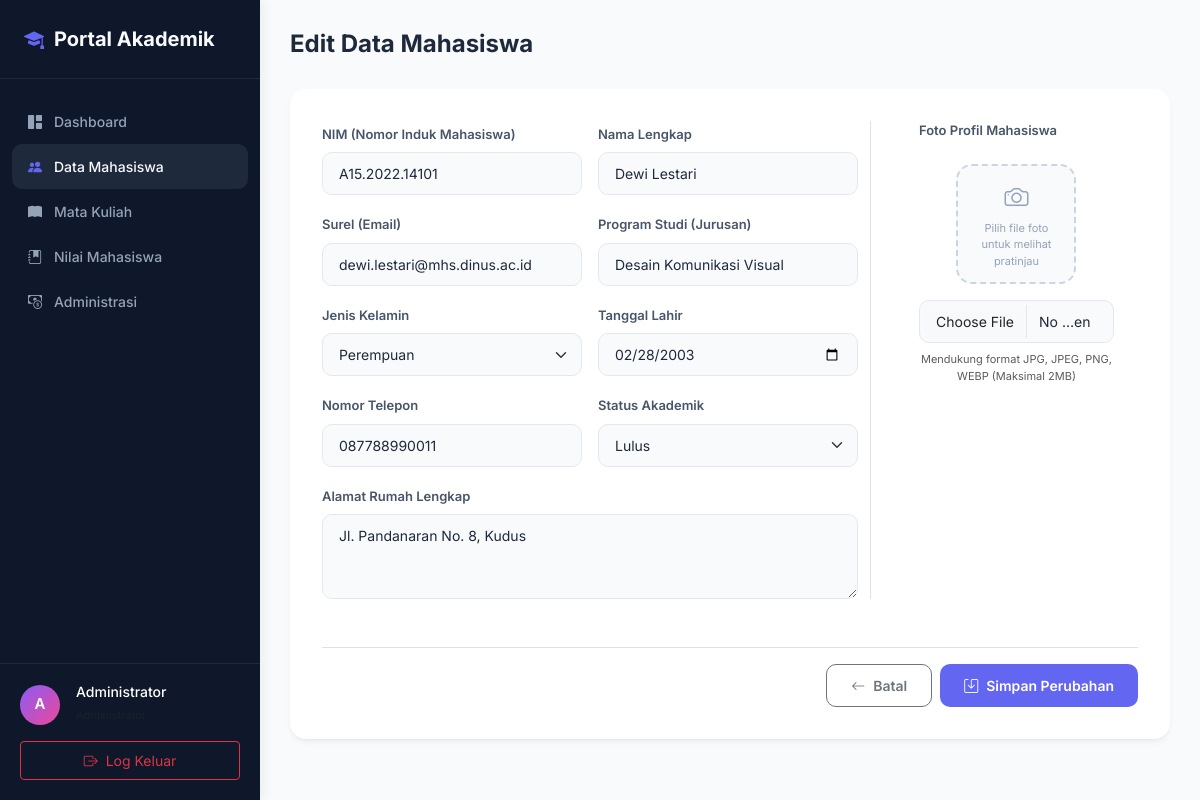
The app's page /mahasiswa/edit.php?id=4 (signed in) with its own data.
### tables this page shows
CREATE TABLE mahasiswa (
    id INT AUTO_INCREMENT PRIMARY KEY,
    nim VARCHAR(15) UNIQUE NOT NULL,
    nama VARCHAR(100) NOT NULL,
    email VARCHAR(100) NOT NULL,
    jurusan VARCHAR(100) NOT NULL,
    jenis_kelamin ENUM('Laki-laki', 'Perempuan') NOT NULL,
    tanggal_lahir DATE NOT NULL,
    telepon VARCHAR(20) NOT NULL,
    alamat TEXT NOT NULL,
    status ENUM('Aktif', 'Cuti', 'Lulus', 'Drop Out') DEFAULT 'Aktif' NOT NULL,
    foto VARCHAR(255) NULL,
    created_at TIMESTAMP DEFAULT CURRENT_TIMESTAMP
);

### mahasiswa/edit.php (the view, shortened to what this page needs)
<?php
include '../config/koneksi.php';
$admin_nama = $_SESSION['nama'] ?? 'Administrator';
$id = (int)$_GET['id'];
$stmt_fetch = mysqli_prepare($koneksi, "SELECT * FROM mahasiswa WHERE id = ?");
mysqli_stmt_bind_param($stmt_fetch, "i", $id);
mysqli_stmt_execute($stmt_fetch);
$result = mysqli_stmt_get_result($stmt_fetch);
$d = mysqli_fetch_assoc($result);
?>
<!DOCTYPE html>
<html lang="id">
<head>
    <link href="https://cdn.jsdelivr.net/npm/bootstrap@5.3.3/dist/css/bootstrap.min.css" rel="stylesheet">
    <link rel="stylesheet" href="https://cdn.jsdelivr.net/npm/bootstrap-icons@1.11.3/font/bootstrap-icons.min.css">
</head>
<body>
<div class="sidebar" id="sidebar">
    <div class="sidebar-brand">
        <i class="bi bi-mortarboard-fill"></i>
        <span>Portal Akademik</span>
    </div>
    <ul class="sidebar-menu">
        <li class="sidebar-menu-item">
            <a href="../dashboard.php" class="sidebar-link">
                <i class="bi bi-grid-1x2-fill"></i>
                <span>Dashboard</span>
            </a>
        </li>
        <li class="sidebar-menu-item">
            <a href="index.php" class="sidebar-link active">
                <i class="bi bi-people-fill"></i>
                <span>Data Mahasiswa</span>
            </a>
        </li>
        <li class="sidebar-menu-item">
            <a href="../mata-kuliah/index.php" class="sidebar-link">
                <i class="bi bi-book-fill"></i>
                <span>Mata Kuliah</span>
            </a>
        </li>
        <li class="sidebar-menu-item">
            <a href="../nilai/index.php" class="sidebar-link">
                <i class="bi bi-journal-bookmark-fill"></i>
                <span>Nilai Mahasiswa</span>
            </a>
        </li>
        <li class="sidebar-menu-item">
            <a href="../administrasi/index.php" class="sidebar-link">
                <i class="bi bi-cash-coin"></i>
                <span>Administrasi</span>
            </a>
        </li>
    </ul>
    <div class="sidebar-footer">
        <div class="d-flex align-items-center gap-3 mb-3 text-white">
            <div class="avatar-initial">
                <?= strtoupper(substr($admin_nama, 0, 1)) ?>
            </div>
            <div>
                <h6 class="mb-0 text-truncate" style="max-width: 140px; font-size: 14px;"><?= htmlspecialchars($admin_nama) ?></h6>
                <small class="text-muted" style="font-size: 11px;">Administrator</small>
            </div>
        </div>
        <a href="../logout.php" class="btn btn-outline-danger btn-sm w-100 py-2 d-flex align-items-center justify-content-center gap-2">
            <i class="bi bi-box-arrow-right"></i>
            <span>Log Keluar</span>
        </a>
    </div>
</div>
<div class="main-content">
    <h3 class="page-title">Edit Data Mahasiswa</h3>
    <div class="form-card">
        <form method="post" action="" enctype="multipart/form-data">
            <div class="row g-4">
                <div class="col-lg-8">
                    <div class="row g-3">
                        <div class="col-md-6">
                            <label for="nim" class="form-label">NIM (Nomor Induk Mahasiswa)</label>
                            <input type="text" class="form-control" id="nim" name="nim" value="<?= htmlspecialchars($d['nim']) ?>" required>
                        </div>
                        <div class="col-md-6">
                            <label for="nama" class="form-label">Nama Lengkap</label>
                            <input type="text" class="form-control" id="nama" name="nama" value="<?= htmlspecialchars($d['nama']) ?>" required>
                        </div>
                        <div class="col-md-6">
                            <label for="email" class="form-label">Surel (Email)</label>
                            <input type="email" class="form-control" id="email" name="email" value="<?= htmlspecialchars($d['email']) ?>" required>
                        </div>
                        <div class="col-md-6">
                            <label for="jurusan" class="form-label">Program Studi (Jurusan)</label>
                            <input type="text" class="form-control" id="jurusan" name="jurusan" value="<?= htmlspecialchars($d['jurusan']) ?>" required>
                        </div>
                        <div class="col-md-6">
                            <label for="jenis_kelamin" class="form-label">Jenis Kelamin</label>
                            <select class="form-select" id="jenis_kelamin" name="jenis_kelamin" required>
                                <option value="Perempuan" <?= $d['jenis_kelamin'] === 'Perempuan' ? 'selected' : '' ?>>Perempuan</option>
                            </select>
                        </div>
                        <div class="col-md-6">
                            <label for="tanggal_lahir" class="form-label">Tanggal Lahir</label>
                            <input type="date" class="form-control" id="tanggal_lahir" name="tanggal_lahir" value="<?= $d['tanggal_lahir'] ?>" required>
                        </div>
                        <div class="col-md-6">
                            <label for="telepon" class="form-label">Nomor Telepon</label>
                            <input type="text" class="form-control" id="telepon" name="telepon" value="<?= htmlspecialchars($d['telepon']) ?>" required>
                        </div>
                        <div class="col-md-6">
                            <label for="status" class="form-label">Status Akademik</label>
                            <select class="form-select" id="status" name="status" required>
                                <option value="Lulus" <?= $d['status'] === 'Lulus' ? 'selected' : '' ?>>Lulus</option>
                            </select>
                        </div>
                        <div class="col-12">
                            <label for="alamat" class="form-label">Alamat Rumah Lengkap</label>
                            <textarea class="form-control" id="alamat" name="alamat" rows="3" required><?= htmlspecialchars($d['alamat']) ?></textarea>
                        </div>
                    </div>
                </div>
                <div class="col-lg-4 d-flex flex-column align-items-center justify-content-start border-start ps-lg-4">
                    <div class="w-100 text-center mb-3">
                        <label class="form-label d-block text-lg-start ps-lg-4">Foto Profil Mahasiswa</label>
                    </div>
                    <div class="preview-container mb-3">
                        <?php if (!empty($d['foto']) && file_exists('uploads/' . $d['foto'])): ?>
                            <img id="image-preview" src="uploads/<?= htmlspecialchars($d['foto']) ?>" alt="Foto Profil">
                            <div class="preview-placeholder" id="preview-placeholder">
                                <i class="bi bi-camera"></i>
                                <span>Pilih file foto untuk melihat pratinjau</span>
                            </div>
                        <?php else: ?>
                            <div class="preview-placeholder" id="preview-placeholder" style="display: block;">
                                <i class="bi bi-camera"></i>
                                <span>Pilih file foto untuk melihat pratinjau</span>
                            </div>
                        <?php endif; ?>
                    </div>
                    <div class="w-100 px-lg-4">
                        <input class="form-control" type="file" id="foto" name="foto" accept="image/*">
                        <small class="text-muted d-block mt-2 text-center" style="font-size: 11px;">Mendukung format JPG, JPEG, PNG, WEBP (Maksimal 2MB)</small>
                    </div>
                </div>
            </div>
            <div class="d-flex gap-2 justify-content-end mt-5 pt-3 border-top">
                <a href="index.php" class="btn btn-outline-secondary btn-custom">
                    <i class="bi bi-arrow-left"></i>
                    <span>Batal</span>
                </a>
                <button type="submit" name="update" class="btn btn-custom btn-primary-custom">
                    <i class="bi bi-save"></i>
                    <span>Simpan Perubahan</span>
                </button>
            </div>
        </form>
    </div>
</div>
</body>
</html>

### mahasiswa/edit.php (style rules this page uses)
:root { --sidebar-width: 260px; --primary-color: #6366f1; --primary-hover: #4f46e5; --bg-body: #f8fafc; --card-shadow: 0 4px 6px -1px rgba(0, 0, 0, 0.05), 0 2px 4px -2px rgba(0, 0, 0, 0.05); --transition-speed: 0.3s; }
body { font-family: 'Inter', sans-serif; background-color: var(--bg-body); overflow-x: hidden; }
.sidebar { width: var(--sidebar-width); height: 100vh; position: fixed; top: 0; left: 0; background-color: #0f172a; color: #94a3b8; z-index: 100; transition: all var(--transition-speed) ease; box-shadow: 4px 0 10px rgba(0,0,0,0.05); }
.sidebar-brand { padding: 24px; font-size: 20px; font-weight: 700; color: #f8fafc; border-bottom: 1px solid #1e293b; display: flex; align-items: center; gap: 10px; }
.sidebar-brand i { color: var(--primary-color); }
.sidebar-menu { padding: 20px 12px; list-style: none; margin: 0; }
.sidebar-link { display: flex; align-items: center; gap: 12px; padding: 12px 16px; color: #94a3b8; text-decoration: none; border-radius: 10px; font-weight: 500; font-size: 14px; transition: all 0.2s ease; }
.sidebar-link:hover, .sidebar-link.active { background-color: #1e293b; color: #f8fafc; }
.sidebar-link.active i { color: var(--primary-color); }
.sidebar-footer { position: absolute; bottom: 0; width: 100%; padding: 20px; border-top: 1px solid #1e293b; }
.main-content { margin-left: var(--sidebar-width); min-height: 100vh; transition: all var(--transition-speed) ease; padding: 30px; }
.page-title { font-size: 24px; font-weight: 700; color: #1e293b; margin-bottom: 30px; }
.form-card { background-color: white; border: none; border-radius: 16px; padding: 32px; box-shadow: var(--card-shadow); }
.form-label { font-size: 13px; font-weight: 600; color: #475569; margin-bottom: 8px; }
.form-control, .form-select { background-color: #f8fafc; border: 1px solid #e2e8f0; color: #1e293b; border-radius: 10px; padding: 10px 16px; font-size: 14px; transition: all 0.3s ease; }
.preview-container { width: 120px; height: 120px; border-radius: 16px; border: 2px dashed #cbd5e1; display: flex; align-items: center; justify-content: center; overflow: hidden; background-color: #f8fafc; position: relative; }
.preview-placeholder { text-align: center; color: #94a3b8; font-size: 11px; padding: 10px; display: none; }
.preview-placeholder i { font-size: 24px; display: block; margin-bottom: 4px; }
.btn-custom { border-radius: 10px; padding: 10px 24px; font-weight: 600; font-size: 14px; display: flex; align-items: center; gap: 8px; transition: all 0.2s ease; }
.btn-primary-custom { background-color: var(--primary-color); border: none; color: white; }
.avatar-initial { width: 40px; height: 40px; background: linear-gradient(135deg, #8b5cf6 0%, #ec4899 100%); color: white; border-radius: 50%; display: flex; align-items: center; justify-content: center; font-weight: 600; font-size: 15px; }

### records on screen
mahasiswa: nim "A15.2022.14101", nama "Dewi Lestari", email "dewi.lestari@mhs.dinus.ac.id", jurusan "Desain Komunikasi Visual", jenis_kelamin "Perempuan", tanggal_lahir "02/28/2003", telepon "087788990011", status "Lulus", alamat "Jl. Pandanaran No. 8, Kudus"

### other values on screen
substr($admin_nama, 0, 1) "A"
$admin_nama "Administrator"
